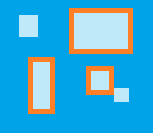
#> input picture 00_test/image.png, 153 x 133 px
$ python main.py
#> lines starting #> are read from the running program, lines starting #| are printed output that depends on the picture
import cv2
import numpy

# Load image
image = cv2.imread('image.png')
#> image is the input picture: shape (133, 153, 3); mean B, G, R 214.1, 171, 62.5

# Convert to something about grayscale
gs_image = numpy.dot(image, [0.5, 0.2, 0.3])
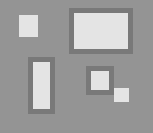
#> gs_image: shape (133, 153) float64; min 121.4, max 228.2, mean 160
gs_image = gs_image.astype('ubyte')

# Iterating over pixels
for x in range(len(image)):
    for y in range(len(image[x])):
        image[x, y] = [255, 0, 0]
#> this loop made 133 passes
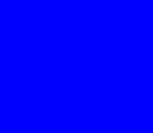
#> image: shape (133, 153, 3); mean B, G, R 255, 0, 0

# Save image
cv2.imwrite('new_image.png', image)

# Display image
cv2.imshow("Image", gs_image)
cv2.waitKey(0)
cv2.destroyAllWindows()
